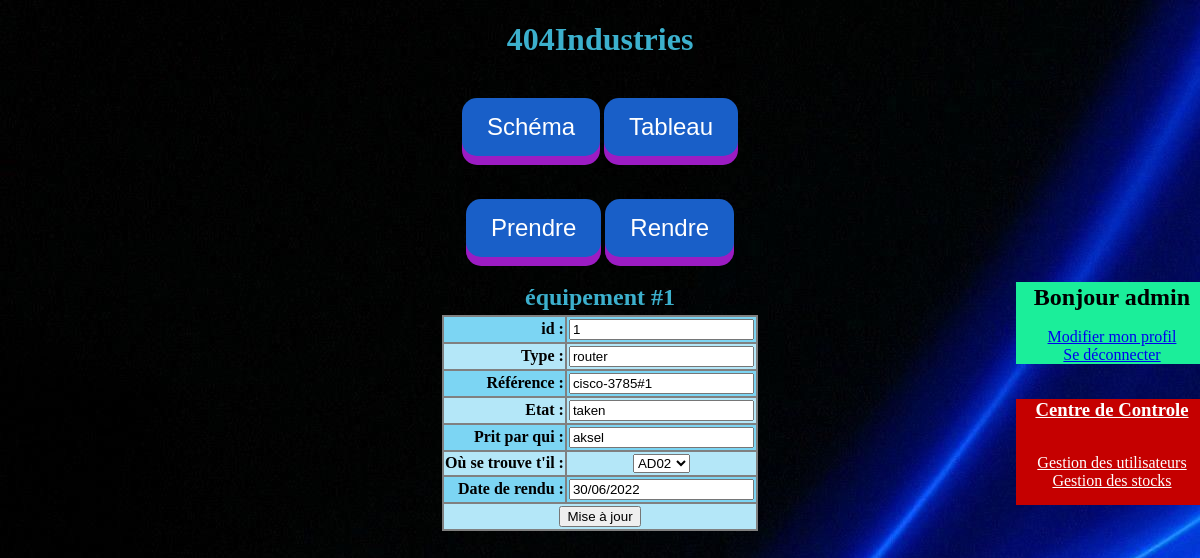
Screenshot of /index.php?action=adminGestionStockManage&id=1 (signed in) with the database file from the repository.
### tables this page shows
CREATE TABLE "journal" (
"id" integer NOT NULL,
"hardware" varchar(24) NOT NULL,
"reference" varchar(50) NOT NULL,
"state"varchar(4) NOT NULL,
"where"varchar(4) NOT NULL,
"by_who" varchar(24) DEFAULT NULL,
"date_take"datetime DEFAULT NULL,
"date_rendering" datetime DEFAULT NULL,
PRIMARY KEY("id" AUTOINCREMENT)
);

### funcs-gestionStock.php (the view, shortened to what this page needs)
<?php
function adminGestionStockManage(){
  global $pdo;
  $id = $_GET['id'];
  $stmt=$pdo->prepare('SELECT * FROM "journal" WHERE id= :i ');
  $stmt->execute(array('i'=>$id));
  $stmt = $stmt->fetch();
  $inputI=sprintf('<input type="text" name="id" value="%s" readonly="readonly"/>',$id);
  $inputH=sprintf('<input type="text" name="hardware" value="%s"/>',$stmt['hardware']);
  $inputR=sprintf('<input type="text" name="reference" value="%s"/>',$stmt['reference']);
  $inputS=sprintf('<input type="text" name="state" value="%s"/>',$stmt['state']);
  $inputWo=sprintf('<input type="text" name="by_who" value="%s"/>',$stmt['by_who']);
  $inputWe=sprintf('
  <select name="where" >
  <option value ="'.$stmt['where'].'">'.$stmt['where'].'</option>
  <option value="ST01">ST01</option>
  <option value="SI01">SI01</option>
  <option value="SI02">SI02</option>
  <option value="AD01">AD01</option>
  <option value="AD02">AD02</option>
  <option value="CO01">CO01</option>
</select>'
);
  $inputDr=sprintf('<input type="text" name="date_rendering" value="%s"/>',$stmt['date_rendering']);
}
?>

### webStyle.css (style rules this page uses)
html { background-color: black ; color:#3CB0CD; background-image:url(images/background2.jpg); background-repeat:no-repeat; }
body { text-align:center; }
h2 { text-align:center;margin:0;padding:2px; }
table { margin:2px auto 2px auto; background-color:gray; color : black }
.button { display: inline-block; padding: 15px 25px; font-size: 24px; cursor: pointer; text-align: center; text-decoration: none; outline: none; color: #fff; background-color: rgb(25, 95, 200); border: none; border-radius: 15px; box-shadow: 0 9px rgb(156, 28, 195); margin-bottom: 25px; }
#content { position:static; }
#latt-control { position:fixed; margin-left:84%; padding-bottom:15px; width: 16%; color : black; }
.subTitle { margin-bottom:15px; }
#user-info { background-color:#1bee9a; margin-bottom:35px; }
#control-pannel { color:#fff; background-color: #c50000; padding-bottom:15px; }
#control-pannel > a { color:white; }

### rows the page displays
journal: hardware "router", reference "cisco-3785#1", state "taken", by_who "aksel", where "AD02", date_rendering "30/06/2022"

### other values shown
$key "id : Type : Référence : Etat : Prit par qui : Où se trouve t'il : Date de rendu :"
